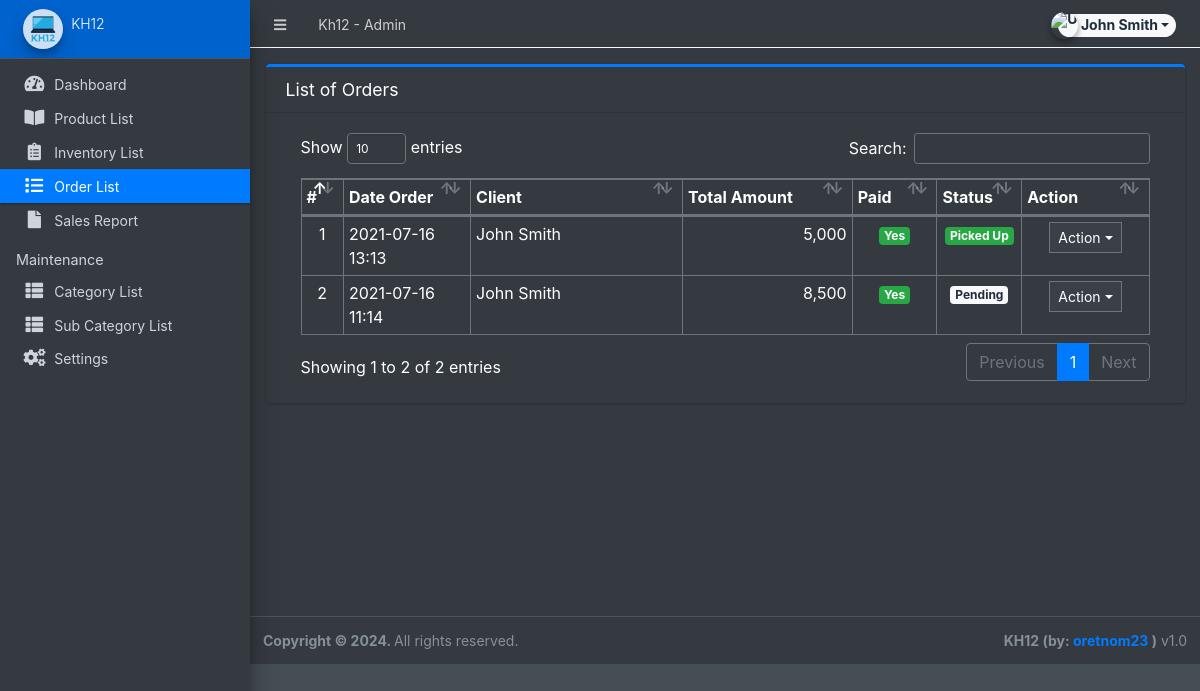
Page /admin/?page=orders (signed in) on the committed database.
### tables this page shows
CREATE TABLE `orders` (
  `id` int(30) NOT NULL,
  `client_id` int(30) NOT NULL,
  `delivery_address` text NOT NULL,
  `payment_method` varchar(100) NOT NULL,
  `order_type` tinyint(1) NOT NULL COMMENT '1= pickup,2= deliver',
  `amount` double NOT NULL,
  `status` tinyint(2) NOT NULL DEFAULT 0,
  `paid` tinyint(1) NOT NULL DEFAULT 0,
  `date_created` datetime NOT NULL DEFAULT current_timestamp(),
  `date_updated` datetime DEFAULT NULL ON UPDATE current_timestamp()
);

### admin/orders/index.php (the view, shortened to what this page needs)
<div class="card card-outline card-primary">
	<div class="card-header">
		<h3 class="card-title">List of Orders</h3>
	</div>
	<div class="card-body">
		<div class="container-fluid">
        <div class="container-fluid">
			<table class="table table-bordered table-stripped">
				<colgroup>
					<col width="5%">
					<col width="15%">
					<col width="25%">
					<col width="20%">
					<col width="10%">
					<col width="10%">
					<col width="15%">
				</colgroup>
				<thead>
					<tr>
						<th>#</th>
						<th>Date Order</th>
						<th>Client</th>
						<th>Total Amount</th>
						<th>Paid</th>
						<th>Status</th>
						<th>Action</th>
					</tr>
				</thead>
				<tbody>
					<?php
					$i = 1;
						$qry = $conn->query("SELECT o.*,concat(c.firstname,' ',c.lastname) as client from `orders` o inner join clients c on c.id = o.client_id order by unix_timestamp(o.date_created) desc ");
						while($row = $qry->fetch_assoc()):
					?>
						<tr>
							<td class="text-center"><?php echo $i++; ?></td>
							<td><?php echo date("Y-m-d H:i",strtotime($row['date_created'])) ?></td>
							<td><?php echo $row['client'] ?></td>
							<td class="text-right"><?php echo number_format($row['amount']) ?></td>
							<td class="text-center">
                                <?php if($row['paid'] == 0): ?>
                                    <span class="badge badge-light">No</span>
                                <?php else: ?>
                                    <span class="badge badge-success">Yes</span>
                                <?php endif; ?>
                            </td>
							<td class="text-center">
                                <?php if($row['status'] == 0): ?>
                                    <span class="badge badge-light">Pending</span>
                                <?php elseif($row['status'] == 1): ?>
                                    <span class="badge badge-primary">Packed</span>
								<?php elseif($row['status'] == 2): ?>
                                    <span class="badge badge-warning">Out for Delivery</span>
								<?php elseif($row['status'] == 3): ?>
                                    <span class="badge badge-success">Delivered</span>
								<?php elseif($row['status'] == 5): ?>
                                    <span class="badge badge-success">Picked Up</span>
                                <?php else: ?>
                                    <span class="badge badge-danger">Cancelled</span>
                                <?php endif; ?>
                            </td>
							<td align="center">
								 <button type="button" class="btn btn-flat btn-default btn-sm dropdown-toggle dropdown-icon" data-toggle="dropdown">
				                  		Action
				                  </button>
							</td>
						</tr>
					<?php endwhile; ?>
				</tbody>
			</table>
		</div>
		</div>
	</div>
</div>

### rows in the picture
orders: date_created "2021-07-16 13:13", client "John Smith", amount "5,000", paid "Yes", status "Picked Up"
orders: date_created "2021-07-16 11:14", client "John Smith", amount "8,500", paid "Yes", status "Pending"

### other values in the picture
$_settings->info('name') "Kh12"
$_settings->userdata('firstname').' '.$_settings->userdata('lastname') "John Smith"
$_settings->info('short_name') "KH12"
